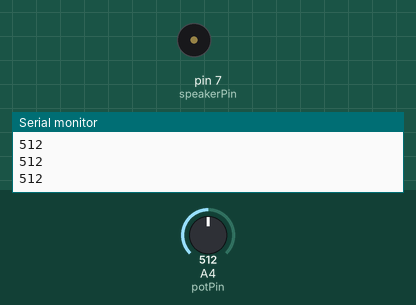
Simulated run of this sketch. Board: Arduino Uno, built with avr-gcc and run on an emulated ATmega328P. Shown: buzzer (waves = sounding), the last lines printed to the serial monitor. The inputs (shaded band) are chosen by the test bench; at power-on: A4 (potPin) = 512.

Above: at 1.2 s.
1.3 s: A4 (potPin) set to 900
At 2.2 s:
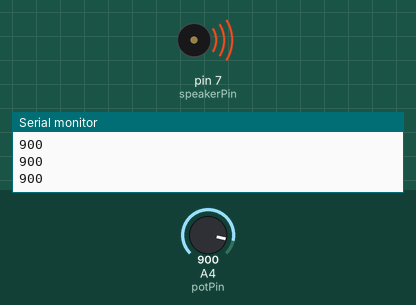
2.8 s: A4 (potPin) set to 782
At 3.5 s:
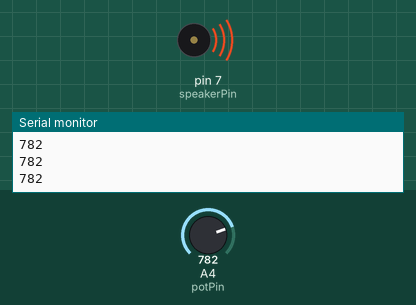
4.3 s: A4 (potPin) set to 745
At 5.0 s:
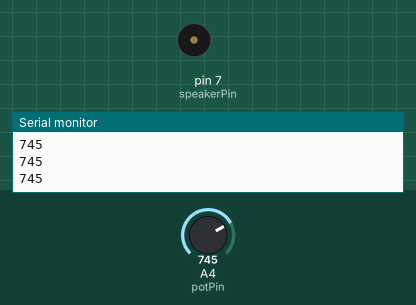
5.9 s: A4 (potPin) set to 829
8.9 s: A4 (potPin) set to 855
At 9.7 s:
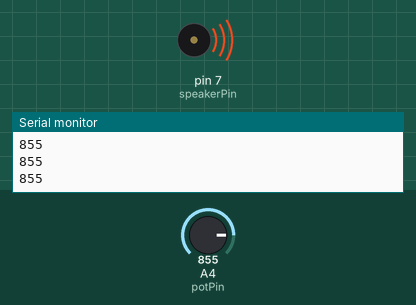
10.4 s: A4 (potPin) set to 716
At 11.5 s:
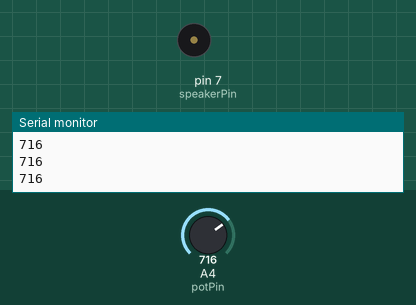
Timing chart, 0 to 13.4 s (numbered marks = the images above; inputs shaded):
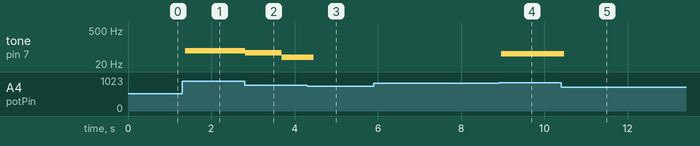

Measured:
- the behaviour switches between 764 and 763 on A4 (potPin) (found by bisection; images 2 and 3)
- the behaviour switches between 845 and 846 on A4 (potPin) (found by bisection; images 3 and 4)
- after the input at 1.3 s, tone on pin 7 (speakerPin): silent → 70 Hz after 0.08 s
- after the input at 2.8 s, tone on pin 7 (speakerPin): 70 Hz → 58 Hz at once, → 38 Hz 0.88 s later
- after the input at 4.3 s, tone on pin 7 (speakerPin): 38 Hz → silent after 0.16 s
- after the input at 8.9 s, tone on pin 7 (speakerPin): silent → 54 Hz after 0.06 s
- after the input at 10.4 s, tone on pin 7 (speakerPin): 54 Hz → silent after 0.08 s

The sketch:

simple_pot.ino
```cpp
int potPin = 4;
int speakerPin = 7;

void setup() {
  Serial.begin(9600);

  pinMode(speakerPin, OUTPUT);
}

void loop() {
  int val = analogRead(potPin);
  int mappedVal = map(val, 0, 990, 50, 2);
  Serial.println(val);

  digitalWrite(speakerPin, HIGH);
  delay(mappedVal);
  digitalWrite(speakerPin, LOW);
  delay(mappedVal);
}
```
